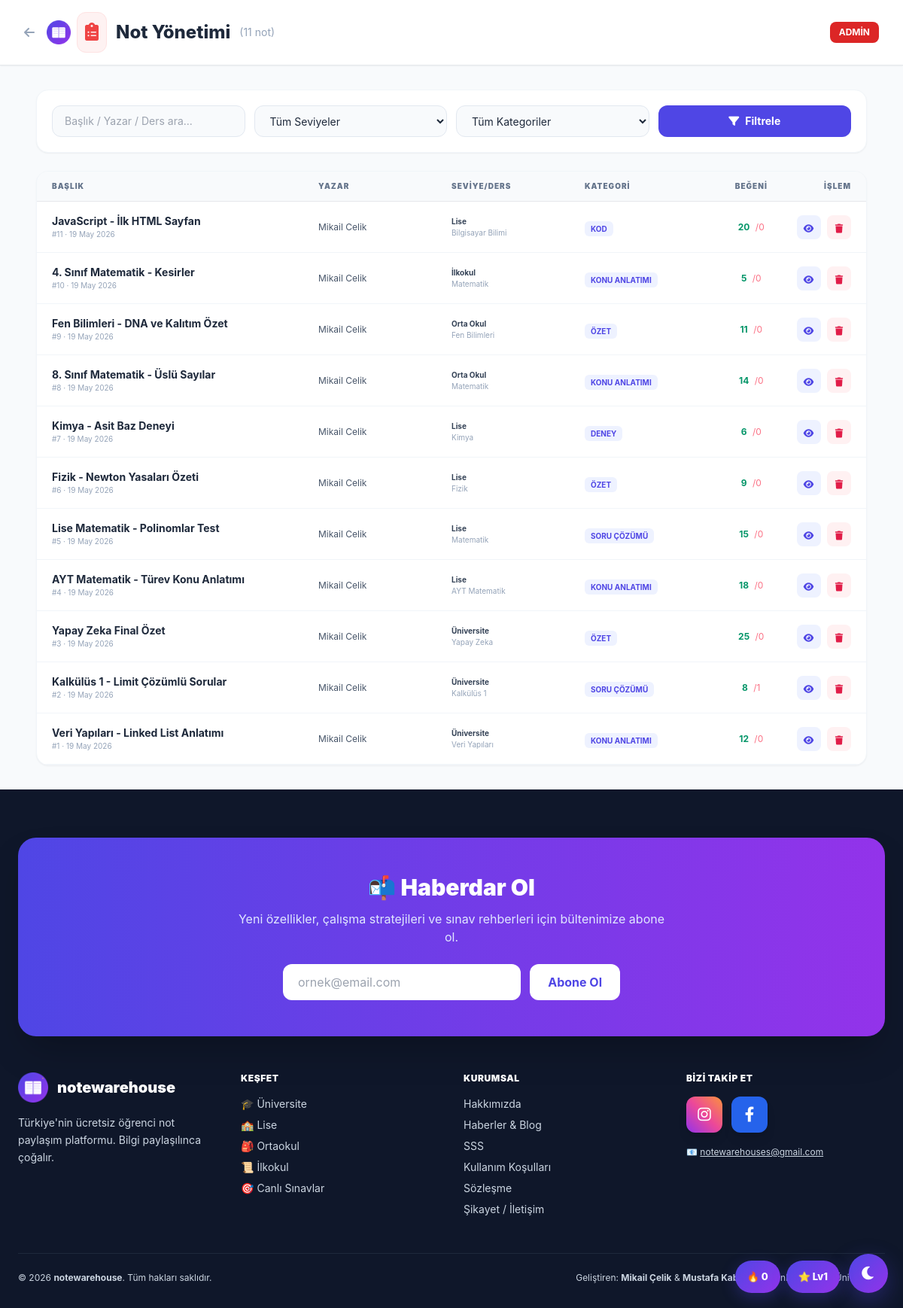
/notlar_admin.php (signed in), run on the app's committed database.
### tables this page shows
CREATE TABLE `notes` (
  `id`              INT(11)      NOT NULL AUTO_INCREMENT,
  `title`           VARCHAR(255) DEFAULT NULL,
  `content`         LONGTEXT     DEFAULT NULL,
  `category`        VARCHAR(100) DEFAULT NULL,
  `edu_level`       VARCHAR(100) DEFAULT NULL,
  `school_name`     VARCHAR(255) DEFAULT NULL,
  `subject`         VARCHAR(255) DEFAULT NULL,
  `author`          VARCHAR(255) DEFAULT 'Anonim',
  `kullanici_email` VARCHAR(255) DEFAULT NULL,
  `likes`           INT(11)      DEFAULT 0,
  `dislikes`        INT(11)      DEFAULT 0,
  `goruntulenme`    INT(11)      DEFAULT 0,
  `dosya_yolu`      VARCHAR(500) DEFAULT NULL,
  `grup_id`         INT(11)      DEFAULT NULL,
  `created_at`      TIMESTAMP    NOT NULL DEFAULT current_timestamp(),
  PRIMARY KEY (`id`),
  KEY `kullanici_email` (`kullanici_email`),
  KEY `category` (`category`),
  KEY `edu_level` (`edu_level`),
  KEY `grup_id` (`grup_id`)
);

### notlar_admin.php (the view, shortened to what this page needs)
<?php
require_once 'baglan.php';
$arama = trim($_GET['q'] ?? '');
$params = [];
$sql = "SELECT * FROM notes";
$sql .= " ORDER BY id DESC";
$s = $db->prepare($sql);
$s->execute($params);
$notlar = $s->fetchAll(PDO::FETCH_ASSOC);
$toplamSayi = (int)$db->query("SELECT COUNT(*) FROM notes")->fetchColumn();
?>
<!DOCTYPE html>
<html lang="tr">
<head>
    <script src="https://cdn.tailwindcss.com"></script>
    <link rel="stylesheet" href="https://cdnjs.cloudflare.com/ajax/libs/font-awesome/6.0.0/css/all.min.css">
</head>
<body class="text-slate-800">
<nav class="bg-white border-b px-8 py-4 flex justify-between items-center sticky top-0 z-50 shadow-sm">
    <div class="flex items-center space-x-4">
        <a href="index.php" class="text-slate-400 hover:text-red-500"><i class="fas fa-arrow-left"></i></a>
        <h1 class="font-extrabold text-2xl flex items-center">
            <img src="/favicon-180.png" alt="notewarehouse" class="w-8 h-8 rounded-lg mr-2 inline-block"><span class="bg-red-50 text-red-500 p-2.5 rounded-xl mr-3 border border-red-100"><i class="fas fa-clipboard-list"></i></span>
            Not Yönetimi <span class="ml-3 text-sm text-slate-400 font-normal">(<?= $toplamSayi ?> not)</span>
        </h1>
    </div>
    <span class="bg-red-600 text-white text-xs font-bold px-3 py-1.5 rounded-lg uppercase">Admin</span>
</nav>
<main class="container mx-auto px-6 py-8 max-w-6xl">
    <form method="GET" class="bg-white p-5 rounded-2xl shadow-sm border border-slate-100 mb-6 grid grid-cols-1 md:grid-cols-4 gap-3">
        <input type="text" name="q" value="<?= htmlspecialchars($arama) ?>" placeholder="Başlık / Yazar / Ders ara..." class="bg-slate-50 border border-slate-200 rounded-xl py-2.5 px-4 outline-none focus:border-indigo-400 text-sm">
        <select name="seviye" class="bg-slate-50 border border-slate-200 rounded-xl py-2.5 px-4 outline-none text-sm">
            <option value="">Tüm Seviyeler</option>
        </select>
        <select name="kategori" class="bg-slate-50 border border-slate-200 rounded-xl py-2.5 px-4 outline-none text-sm">
            <option value="">Tüm Kategoriler</option>
        </select>
        <button class="bg-indigo-600 text-white rounded-xl font-bold text-sm hover:bg-indigo-700"><i class="fas fa-filter mr-2"></i>Filtrele</button>
    </form>
    <div class="bg-white rounded-2xl shadow-sm border border-slate-100 overflow-hidden">
        <div class="grid grid-cols-12 bg-slate-50 px-5 py-3 text-[10px] font-black text-slate-500 uppercase tracking-widest border-b">
            <div class="col-span-4">Başlık</div>
            <div class="col-span-2">Yazar</div>
            <div class="col-span-2">Seviye/Ders</div>
            <div class="col-span-2">Kategori</div>
            <div class="col-span-1 text-center">Beğeni</div>
            <div class="col-span-1 text-right">İşlem</div>
        </div>
        <?php if (empty($notlar)): ?>
            <p class="p-16 text-center text-slate-400">Bu filtreyle eşleşen not yok.</p>
        <?php else: ?>
            <?php foreach ($notlar as $n): ?>
                <div class="grid grid-cols-12 px-5 py-4 items-center border-b border-slate-100 hover:bg-slate-50/50 transition">
                    <div class="col-span-4 min-w-0">
                        <h4 class="font-bold text-sm truncate"><?= htmlspecialchars($n['title']) ?></h4>
                        <p class="text-[10px] text-slate-400">#<?= $n['id'] ?> · <?= date('d M Y', strtotime($n['created_at'])) ?></p>
                    </div>
                    <div class="col-span-2 text-xs text-slate-600 truncate"><?= htmlspecialchars($n['author'] ?: '—') ?></div>
                    <div class="col-span-2 text-[10px]">
                        <span class="font-bold text-slate-700"><?= htmlspecialchars($n['edu_level'] ?: '—') ?></span><br>
                        <span class="text-slate-400"><?= htmlspecialchars($n['subject'] ?: '') ?></span>
                    </div>
                    <div class="col-span-2"><span class="text-[10px] bg-indigo-50 text-indigo-600 px-2 py-1 rounded-md font-bold uppercase"><?= htmlspecialchars($n['category'] ?: 'Genel') ?></span></div>
                    <div class="col-span-1 text-center text-xs">
                        <span class="text-emerald-600 font-bold"><?= $n['likes'] ?></span>
                        <span class="text-rose-400 ml-1">/<?= $n['dislikes'] ?></span>
                    </div>
                    <div class="col-span-1 text-right space-x-1">
                        <a href="notlar.php?id=<?= $n['id'] ?>" title="Gör/Düzenle" class="inline-block w-8 h-8 bg-indigo-50 text-indigo-600 rounded-lg hover:bg-indigo-600 hover:text-white text-center leading-8"><i class="fas fa-eye text-xs"></i></a>
                        <button onclick="notSil(<?= $n['id'] ?>)" title="Sil" class="w-8 h-8 bg-rose-50 text-rose-600 rounded-lg hover:bg-rose-600 hover:text-white"><i class="fas fa-trash text-xs"></i></button>
                    </div>
                </div>
            <?php endforeach; ?>
        <?php endif; ?>
    </div>
</main>
<?php if (file_exists(__DIR__ . '/footer_partial.php')) include __DIR__ . '/footer_partial.php'; ?>
</body>
</html>

### notlar_admin.php (style rules this page uses)
body { font-family:'Inter',sans-serif;background:#F8FAFC }

### data on the page
notes: title "JavaScript - İlk HTML Sayfan", id "11", created_at "19 May 2026", author "Mikail Celik", edu_level "Lise", subject "Bilgisayar Bilimi", category "KOD", likes "20", dislikes "0"
notes: title "4. Sınıf Matematik - Kesirler", id "10", created_at "19 May 2026", author "Mikail Celik", edu_level "İlkokul", subject "Matematik", category "KONU ANLATIMI", likes "5", dislikes "0"
notes: title "Fen Bilimleri - DNA ve Kalıtım Özet", id "9", created_at "19 May 2026", author "Mikail Celik", edu_level "Orta Okul", subject "Fen Bilimleri", category "ÖZET", likes "11", dislikes "0"
notes: title "8. Sınıf Matematik - Üslü Sayılar", id "8", created_at "19 May 2026", author "Mikail Celik", edu_level "Orta Okul", subject "Matematik", category "KONU ANLATIMI", likes "14", dislikes "0"
notes: title "Kimya - Asit Baz Deneyi", id "7", created_at "19 May 2026", author "Mikail Celik", edu_level "Lise", subject "Kimya", category "DENEY", likes "6", dislikes "0"
notes: title "Fizik - Newton Yasaları Özeti", id "6", created_at "19 May 2026", author "Mikail Celik", edu_level "Lise", subject "Fizik", category "ÖZET", likes "9", dislikes "0"
notes: title "Lise Matematik - Polinomlar Test", id "5", created_at "19 May 2026", author "Mikail Celik", edu_level "Lise", subject "Matematik", category "SORU ÇÖZÜMÜ", likes "15", dislikes "0"
notes: title "AYT Matematik - Türev Konu Anlatımı", id "4", created_at "19 May 2026", author "Mikail Celik", edu_level "Lise", subject "AYT Matematik", category "KONU ANLATIMI", likes "18", dislikes "0"
notes: title "Yapay Zeka Final Özet", id "3", created_at "19 May 2026", author "Mikail Celik", edu_level "Üniversite", subject "Yapay Zeka", category "ÖZET", likes "25", dislikes "0"
notes: title "Kalkülüs 1 - Limit Çözümlü Sorular", id "2", created_at "19 May 2026", author "Mikail Celik", edu_level "Üniversite", subject "Kalkülüs 1", category "SORU ÇÖZÜMÜ", likes "8", dislikes "1"
notes: title "Veri Yapıları - Linked List Anlatımı", id "1", created_at "19 May 2026", author "Mikail Celik", edu_level "Üniversite", subject "Veri Yapıları", category "KONU ANLATIMI", likes "12", dislikes "0"

### other printed values
$toplamSayi "11"
